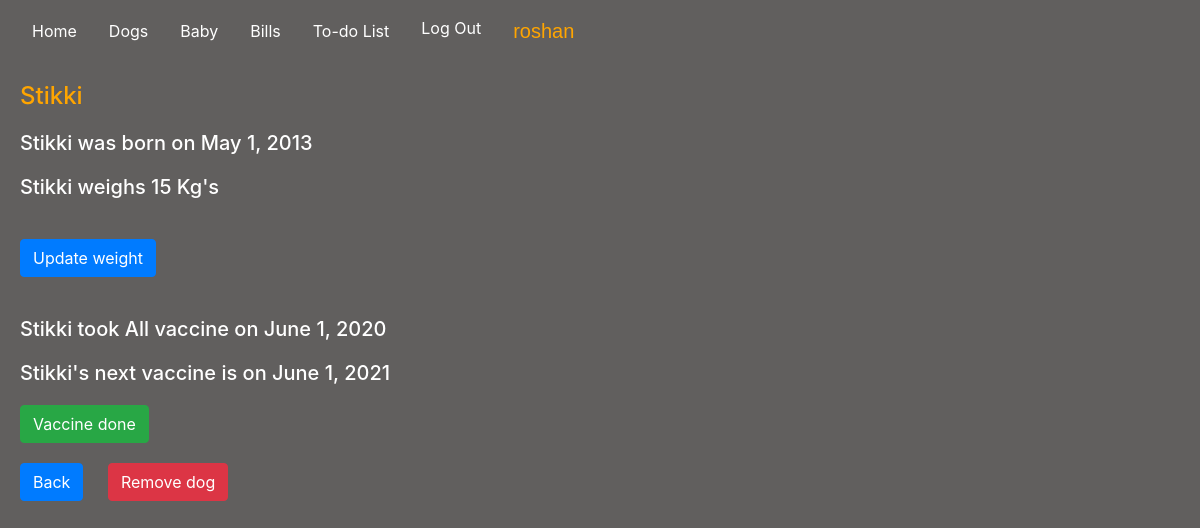
Page /dogs/Stikki (signed in) on the earlier database version.
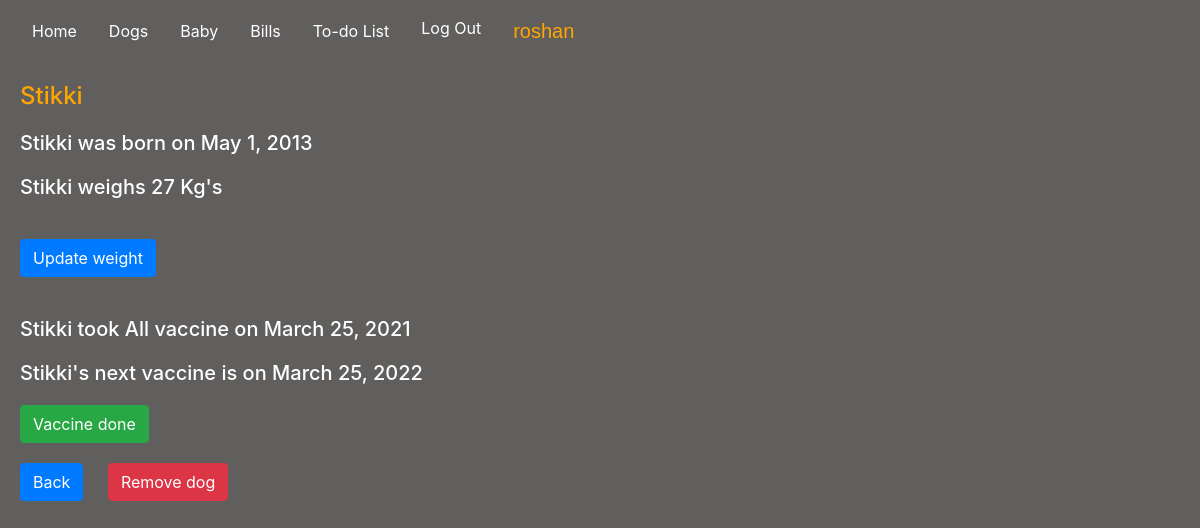
Same page on the later database version.
### housemanager/models.py (models this page shows, shortened)
class Dogs(models.Model):
    dog_name = models.CharField(max_length=200)
    dog_birthdate = models.DateField(auto_now=False, auto_now_add=False)
    dog_weight = models.IntegerField(default=0)
    def __str__(self):
        return f"{self.dog_name}"

class Vaccine(models.Model):
    vaccine_dog = models.ForeignKey(Dogs, on_delete=models.CASCADE)
    vaccine_type = models.CharField(max_length=200)
    vaccine_lastdate = models.DateField(auto_now=False, auto_now_add=False)
    vaccine_duedate = models.DateField(auto_now=False, auto_now_add=False)
    v_done = models.BooleanField(default=False)

### housemanager/views.py (the view)
# urls.py: path("dogs/<str:name>", views.dog_name, name="dog_name"),
@login_required(login_url="/login")
def dog_name(request, name):
    if request.method == "GET":
        dog_details = Dogs.objects.filter(dog_name=name)
        dog_id = Dogs.objects.get(dog_name = name)
        try:
            dog_vac = Vaccine.objects.get(vaccine_dog = dog_id)
            return render(request, "housemanager/dog_name.html", {
            "dog_details": dog_details,
            "vaccine": dog_vac,
        })
        except:
            return render(request, "housemanager/dog_name.html", {
            "dog_details": dog_details,
            })
    elif request.method == "POST":
        pass

### housemanager/templates/housemanager/dog_name.html (shortened to what this page needs)
{% extends "housemanager/layout.html" %}
{% load static %}
{% block body %}
    {% for dog_details in dog_details %}
        <h4 style="color: orange;" id="name">{{dog_details.dog_name}}</h4>
        <h5>{{dog_details.dog_name}} was born on {{dog_details.dog_birthdate}}</h5>
        <h5 id="weight-field">{{dog_details.dog_name}} weighs {{dog_details.dog_weight}} Kg's</h5>
        <button id="weight" class="btn-primary btn">Update weight</button>
    {% endfor %}
    {% if vaccine %}
        <h5>{{vaccine.vaccine_dog}} took {{vaccine.vaccine_type}} vaccine on {{vaccine.vaccine_lastdate}}</h5>
        <h5>{{vaccine.vaccine_dog}}'s next vaccine is on {{vaccine.vaccine_duedate}}</h5>
        <button class="btn btn-success" id="vacc-done">Vaccine done</button>
    {% endif %}
<button id="back" class="btn-primary btn">Back</button>
<button id="remove" class="btn btn-danger">Remove dog</button>
{% endblock %}

Differences in the rows shown:
changed Dogs "Stikki": dog_weight "15" → "27"
changed Vaccine "All": vaccine_lastdate "June 1, 2020" → "March 25, 2021"; vaccine_duedate "June 1, 2021" → "March 25, 2022"
